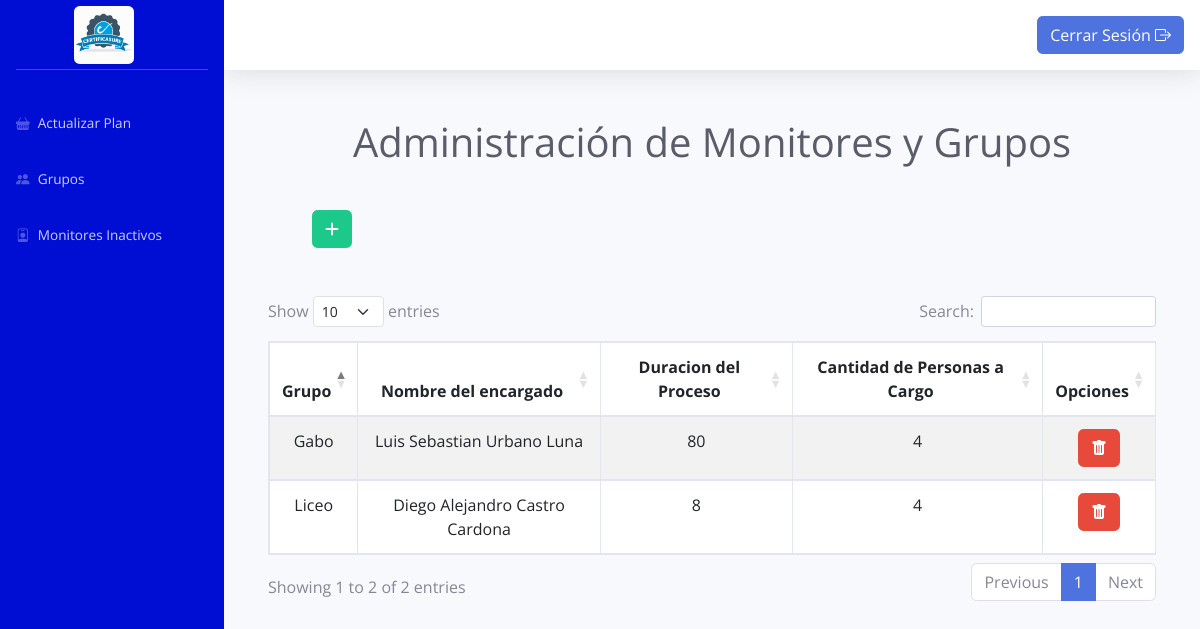
Screenshot of /crud_monitor.php (signed in) with the database file from the repository.
### tables this page shows
CREATE TABLE `usuario_monitor` (
  `id_monitor` int(10) NOT NULL,
  `id_usuario` int(10) NOT NULL,
  `id_admin` int(10) NOT NULL,
  `nombre` varchar(30) NOT NULL,
  `apellido` varchar(30) NOT NULL,
  `grupo` varchar(30) NOT NULL,
  `duracion_proceso` int(10) NOT NULL,
  `estado` enum('Activo','Inactivo') NOT NULL
);

### crud_monitor.php (the view, shortened to what this page needs)
<?php
    include('conexion.php');
?>
<!DOCTYPE html>
<html lang="es">
    <head>
        <link href="https://cdn.jsdelivr.net/npm/bootstrap@5.3.0-alpha3/dist/css/bootstrap.min.css" rel="stylesheet">
	    <link rel="stylesheet" href="https://cdn.jsdelivr.net/npm/bootstrap-icons@1.8.1/font/bootstrap-icons.css">
        <link rel="stylesheet" href="css/footer.css">
        <link href="https://cdn.datatables.net/1.11.3/css/dataTables.bootstrap5.min.css" rel="stylesheet">
        <link rel="stylesheet" href="css/estilos.css">
        <link rel="stylesheet" href="css/estilo.css">
        <link href="css/sb-admin-2.min.css" rel="stylesheet">
        <link href="css/estilo2.css" rel="stylesheet">
    </head>
    <body id="page-top">
        <?php
            $consulta = "SELECT * FROM usuario
                        INNER JOIN usuario_admin ON usuario_admin.id_usuario = usuario.id_usuario
                        INNER JOIN rol ON usuario.id_rol = rol.id_rol WHERE rol.id_rol = '1'";
            $resultado = mysqli_query($enlace, $consulta);
            $fila = mysqli_fetch_array($resultado)
        ?>
    <div id="wrapper">
        <ul class="navbar-nav sidebar sidebar-dark accordion" id="accordionSidebar" style="background-color: #000DD3;">
            <center>
                <a class="navbar-brand" href="inicio_administrador.php">
                    <img src="img/Logo.png" alt="" width="60" height="0" class="rounded img-fluid d-inline-block align-text-top">
                </a>
            </center>
            <hr class="sidebar-divider my-0" style="background-color: #ffffff;"><br>
            <li class="nav-item">
                <a class="nav-link" href="cambiar_plan.php?id_usuario=<?php echo $_SESSION['id_usuario']; ?>">
                    <i class="bi bi-basket-fill"></i>
                    <span>Actualizar Plan</span>
                </a>
            </li>
            <li class="nav-item">
                <a class="nav-link" href="crud_monitor.php?id_usuario=<?php echo $_SESSION['id_usuario']; ?>">
                <i class="bi bi-people-fill"></i>
                    <span>Grupos</span>
                </a>
            </li>
            <li class="nav-item">
                <a class="nav-link" href="monitores_inactivos.php?id_usuario=<?php echo $_SESSION['id_usuario']; ?>">
                <i class="bi bi-person-badge"></i>
                <span>Monitores Inactivos</span></a>
            </li>
        </ul>
        <div id="content-wrapper" class="d-flex flex-column">
            <div id="content">
                <nav class="navbar navbar-expand navbar-light bg-white topbar mb-4 static-top shadow">
                    <ul class="navbar-nav ml-auto">
                        <div class="navbar-nav mr-auto">
                            <button type="button" class="btn btn-primary" data-bs-toggle="modal" data-bs-target="#modalSalir">Cerrar Sesión <i class="bi bi-box-arrow-right"></i></button>
                        </div>
                    </ul>
                </nav>
                <br>
                <center>
                    <h1 class="h1 mb-4 text-gray-800">Administración de Monitores y Grupos</h1>
                </center>
                <div class="container-fluid">
                    <div class="card-body">
                        <div class="row">
                            <div class="col-2">
                                <div class="text-center">
                                    <button type="button" class="btn btn-success" data-bs-toggle="modal" data-bs-target="#modalCrearMonitor<?php echo $fila['id_usuario']; ?>">
                                        <i class="fa fa-plus" aria-hidden="true"></i>
                                    </button>
                                </div>
                            </div>
                        </div>
                        <br><br>
                        <div class="table-responsive">
                            <table id="mytabla" class="table table-striped table-bordered" style="width:100%">
                                <thead>
                                    <tr>
                                        <th>
                                            <center>Grupo</center>
                                        </th>
                                        <th>
                                            <center>Nombre del encargado</center>
                                        </th>
                                        <th>
                                            <center>Duracion del Proceso</center>
                                        </th>
                                        <th>
                                            <center>Cantidad de Personas a Cargo</center>
                                        </th>
                                        <th>
                                            <center>Opciones</center>
                                        </th>
                                    </tr>
                                </thead>
                                <tbody>
                                    <?php
                                    $consulta2 = "SELECT usuario_admin.id_admin, usuario_monitor.id_monitor, usuario_monitor.nombre, usuario_monitor.apellido,
                                    usuario_monitor.grupo, usuario_monitor.duracion_proceso, usuario_monitor.estado
                                    FROM usuario_monitor
                                    LEFT JOIN usuario ON usuario.id_usuario = usuario_monitor.id_usuario
                                    LEFT JOIN usuario_admin ON usuario_admin.id_admin = usuario_monitor.id_admin
                                    WHERE usuario_monitor.estado = 'Activo' AND usuario_admin.id_admin = '" . $fila['id_admin'] . "' GROUP BY usuario_monitor.id_monitor";
                                    $resultado2 = mysqli_query($enlace, $consulta2);
                                    while ($fila2 = mysqli_fetch_array($resultado2)) {
                                        $id_monitor = $fila2['id_monitor'];
                                        $consulta3 = "SELECT COUNT(id_estudiante) AS cantidad_usuarios
                                        FROM usuario_normal WHERE id_monitor = $id_monitor";
                                        $resultado3 = mysqli_query($enlace, $consulta3);
                                        $fila3 = mysqli_fetch_array($resultado3);
                                        ?>
                                        <tr>
                                            <td>
                                                <center><?php echo $fila2['grupo']; ?></center>
                                            </td>
                                            <td>
                                                <center><?php echo $fila2['nombre']; ?> <?php echo $fila2['apellido']; ?></center>
                                            </td>
                                            <td>
                                                <center><?php echo $fila2['duracion_proceso']; ?></center>
                                            </td>
                                            <td>
                                                <center><?php echo $fila3['cantidad_usuarios']; ?></center>
                                            </td>
                                            <td>
                                                <center><button type="button" class="btn btn-danger" data-bs-toggle="modal" data-bs-target="#modalEliminar<?php echo $fila2['id_monitor']; ?>"><i class="bi bi-trash-fill"></i></button></center>
                                            </td>
                                        </tr>
                                    <?php
                                    }
                                    ?>
                                </tbody>
                            </table>
                        </div>
                    </div>
                </div>
            </div>
        </div>
    </div>
</body>
</html>

### css/footer.css (style rules this page uses)
* { margin: 0; padding: 0; box-sizing: border-box; font-family: 'Open Sans', sans-serif; }

### css/estilo.css (style rules this page uses)
body { background-color: #E5E7E9; }

### rows the page displays
usuario_monitor: grupo "Gabo", nombre "Luis Sebastian", apellido "Urbano Luna", duracion_proceso "80", cantidad_usuarios "4"
usuario_monitor: grupo "Liceo", nombre "Diego Alejandro", apellido "Castro Cardona", duracion_proceso "8", cantidad_usuarios "4"
